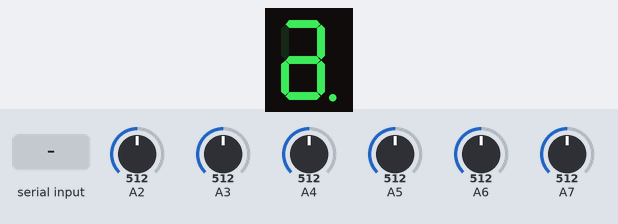
Bench run of a sketch on a simulated Arduino Uno, built with avr-gcc and run on an emulated ATmega328P. Shown: 1-digit seven-segment display. Wiring (inferred from the names in the program): 1-digit 7-segment display, segments lit when LOW: segments pin 3, pin 4, pin 5, pin 6, pin 7, pin 8, pin 9, pin 2. Inputs (shaded band) come from the test bench; at power-on: A2 = 512, A3 = 512, A4 = 512, A5 = 512, A6 = 512, A7 = 512. The segment pins are drawn as the display they are named for; what the sketch prints to the serial monitor is not drawn.

Above: at 0.33 s.
At 1.2 s:
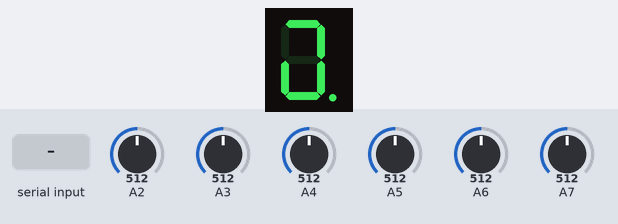
1.3 s: "1" received over Serial
At 2.85 s:
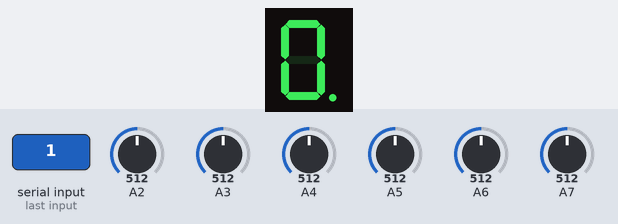
Timing chart, 0 to 4.3 s (numbered marks = the images above; inputs shaded):
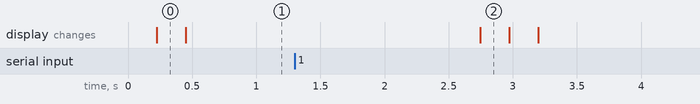

The sketch:

touch_detection_master.ino
```cpp
#define ROW_NUM 12
#define COL_NUM 12
#define COL_NUM_PER_NANO 6
#define SERIAL_BAUD 230400
#define serial_timeout_ms 100
#define measure_delay_us 2000


//Commands
byte ACK =    B10000000;  //128
byte start =  B01000000;  //64
byte ETX=     B11000000;  //192


//variables
int level;
int value;
byte read_buffer[13];
byte data[12];
byte test_data[]={1,2,3,4,5,6,7,8,9,10,11,12};

//collumn
char current_row=0;
//digitalpins for row and analogpins for measure
char row_pins[]={2,3,4,5,6,7};

//row
char current_col;
//digitalpins for col
char col_pins[]={8,9,10,11,12,13};


//Wiring !!
//A1: row 0=D2, row 1=D3, 2=D4, 3=D5, 4=D6, 5=D7
//    col 0=D8, col 1=D9, 2=D10, 3=D11, 4=D12, 5=D13
//A2: row 6=D2, 7=D3, 8=D4, 9=D5, 10=D6, 11=D7
//    col 6=D8, col 7=D9, 8=D10, 9=D11, 10=D12, 11=D13

//analog-pins: row 0=A2, 1=A3, 2=A4, 3=A5, 4=A6, 5=A7
//A0, A1 used as digital IO (debug LED,check LED)

void setup() {
  analogReference(DEFAULT);

  Serial.begin(SERIAL_BAUD);
  Serial.setTimeout(serial_timeout_ms);
  //use as digital pin
  //pinMode(A0, OUTPUT);
  //pinMode(A1, OUTPUT);

  //initialize Portdirections
  for(char i=0; i<6 ; i++){
    //row_pins as OUTPUT (HIGH: 5V, LOW: GND)
    pinMode(row_pins[i],OUTPUT);
    digitalWrite(row_pins[i],LOW);

    //col Pins as INPUT (HIGH: ??pullup, Low: HiZ)
    pinMode(col_pins[i],INPUT);
    digitalWrite(col_pins[i],LOW);
  }
}

void loop() {
  //A1

    for(char i=0; i<COL_NUM;i++){
      current_col=i;

      //col to GND
      //(wiring) A1: col 0-5,   A2: col 6-11
     if(current_col < 6){
      pinMode(col_pins[current_col], OUTPUT);
      digitalWrite(col_pins[current_col],LOW);
     }

    //send start & row together in one byte
    Serial.write(start | current_col);
    //wait for ACK byte from slave
   Serial.readBytesUntil(ACK,read_buffer,1);

   //measure
    for(char i=0; i<6; i++){
      current_row=i;
      measure();
    }
    //delay(2);

   //send 6 (int) values in 12 byte
   for(char i=0; i < 12 ;i++){
   Serial.write(data[i]);
   }
   //send ETX
    Serial.write(ETX);

   //read slaves data (12 Byte) + ETX = 13 Byte
   if(Serial.readBytesUntil(ETX,read_buffer,13) ==0){
   // debug_LED();
   }

   //set col back to HiZ
   if(current_col<6){
   pinMode(col_pins[current_col], INPUT);
   digitalWrite(col_pins[current_col],LOW);
   }

   delayMicroseconds(35);
  }
}


  //Data protokoll
  //send Data:
  //    A1:    [start & row]
  //           [MSB_1][LSB_1],[MSB_2][LSB_2], [MSB_3][LSB_3], [MSB_4][LSB_4], [MSB_5][LSB_5], [MSB_6][LSB_6]
  //           [ETX]

  //    A2:    [MSB_7][LSB_7],[MSB_8][LSB_8], [MSB_9][LSB_9], [MSB_10][LSB_10], [MSB_11][LSB_11], [MSB_12][LSB_12]
  //           [ETX]


void measure(){
  //current_col should be GND
  //1. measure of level(ambient light)
  level = reflection();

  //2. measure + IR-reflection
  digitalWrite(row_pins[current_row],HIGH);
  value = reflection();
  digitalWrite(row_pins[current_row],LOW);

  //delta of measurement, 2 Byte, 10 Bit -> [xxxxxxab] [cdefghij]
  int delta = level-value;
  if(delta<0){
    delta=0;
  }

  //prepare for sending
  //MSB of value: 0B [000 abcde]
  data[current_row * 2] = ((byte) (delta >> 5) & 0B00011111);
  //LSB of value: 0B [000 fghij]
  data[current_row * 2 + 1] = ((byte)delta & 0B00011111);

}

int reflection (){
  int reflection;
  delayMicroseconds(measure_delay_us);
  reflection=analogRead(row_pins[current_row]);
  return reflection;
}

void check_LED(){
  digitalWrite(A0,HIGH);
  delayMicroseconds(1);
  digitalWrite(A0,LOW);
}

void debug_LED(){
  digitalWrite(A1,HIGH);
  delayMicroseconds(1);
  digitalWrite(A1,LOW);
}
```
